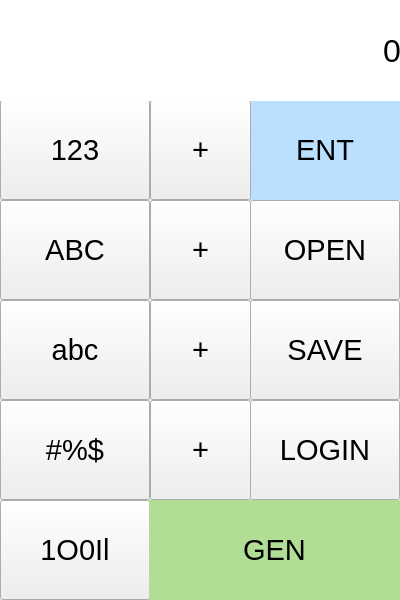
<?xml version="1.0" encoding="UTF-8"?>
<ui version="4.0">
 <class>MainWindow</class>
 <widget class="QMainWindow" name="MainWindow">
  <property name="geometry">
   <rect>
    <x>0</x>
    <y>0</y>
    <width>400</width>
    <height>600</height>
   </rect>
  </property>
  <property name="windowTitle">
   <string>MainWindow</string>
  </property>
  <widget class="QWidget" name="centralwidget">
   <widget class="QPushButton" name="btn_special">
    <property name="geometry">
     <rect>
      <x>0</x>
      <y>500</y>
      <width>150</width>
      <height>100</height>
     </rect>
    </property>
    <property name="font">
     <font>
      <pointsize>22</pointsize>
     </font>
    </property>
    <property name="styleSheet">
     <string notr="true">#btn_special:hover {
	border: none;
	background-color: rgb(245, 245, 245);
}
#btn_special:checked {
	border: none;
	background-color: rgb(165, 255, 123);
}</string>
    </property>
    <property name="text">
     <string>1O0Il</string>
    </property>
    <property name="checkable">
     <bool>true</bool>
    </property>
   </widget>
   <widget class="QPushButton" name="btn_gen">
    <property name="geometry">
     <rect>
      <x>149</x>
      <y>500</y>
      <width>251</width>
      <height>100</height>
     </rect>
    </property>
    <property name="font">
     <font>
      <pointsize>22</pointsize>
     </font>
    </property>
    <property name="styleSheet">
     <string notr="true">#btn_gen {
	border: none;
	background-color: rgb(177, 221, 149);
}
#btn_gen:hover {
	border: none;
	background-color: rgb(169, 211, 160);
}
#btn_gen:pressed {
	border: none;
	background-color: rgb(165, 255, 123);
}</string>
    </property>
    <property name="text">
     <string>GEN</string>
    </property>
   </widget>
   <widget class="QPushButton" name="btn_symbols">
    <property name="geometry">
     <rect>
      <x>0</x>
      <y>400</y>
      <width>150</width>
      <height>100</height>
     </rect>
    </property>
    <property name="font">
     <font>
      <pointsize>22</pointsize>
     </font>
    </property>
    <property name="styleSheet">
     <string notr="true">#btn_symbols:hover {
	border: none;
	background-color: rgb(245, 245, 245);
}
#btn_symbols:checked {
	border: none;
	background-color: rgb(165, 255, 123);
}</string>
    </property>
    <property name="text">
     <string>#%$</string>
    </property>
    <property name="checkable">
     <bool>true</bool>
    </property>
   </widget>
   <widget class="QPushButton" name="btn_abc">
    <property name="geometry">
     <rect>
      <x>0</x>
      <y>300</y>
      <width>150</width>
      <height>100</height>
     </rect>
    </property>
    <property name="font">
     <font>
      <pointsize>22</pointsize>
     </font>
    </property>
    <property name="styleSheet">
     <string notr="true">#btn_abc:hover {
	border: none;
	background-color: rgb(245, 245, 245);
}
#btn_abc:checked {
	border: none;
	background-color: rgb(165, 255, 123);
}</string>
    </property>
    <property name="text">
     <string>abc</string>
    </property>
    <property name="checkable">
     <bool>true</bool>
    </property>
   </widget>
   <widget class="QPushButton" name="btn_ABC">
    <property name="geometry">
     <rect>
      <x>0</x>
      <y>200</y>
      <width>150</width>
      <height>100</height>
     </rect>
    </property>
    <property name="font">
     <font>
      <pointsize>22</pointsize>
     </font>
    </property>
    <property name="styleSheet">
     <string notr="true">#btn_ABC:hover {
	border: none;
	background-color: rgb(245, 245, 245);
}
#btn_ABC:checked {
	border: none;
	background-color: rgb(165, 255, 123);
}</string>
    </property>
    <property name="text">
     <string>ABC</string>
    </property>
    <property name="checkable">
     <bool>true</bool>
    </property>
   </widget>
   <widget class="QPushButton" name="btn_123">
    <property name="geometry">
     <rect>
      <x>0</x>
      <y>100</y>
      <width>150</width>
      <height>100</height>
     </rect>
    </property>
    <property name="font">
     <font>
      <pointsize>22</pointsize>
     </font>
    </property>
    <property name="styleSheet">
     <string notr="true">#btn_123:hover {
	border: none;
	background-color: rgb(245, 245, 245);
}
#btn_123:checked {
	border: none;
	background-color: rgb(165, 255, 123);
}</string>
    </property>
    <property name="text">
     <string>123</string>
    </property>
    <property name="checkable">
     <bool>true</bool>
    </property>
   </widget>
   <widget class="QPushButton" name="btn_save">
    <property name="geometry">
     <rect>
      <x>250</x>
      <y>300</y>
      <width>150</width>
      <height>100</height>
     </rect>
    </property>
    <property name="font">
     <font>
      <pointsize>22</pointsize>
     </font>
    </property>
    <property name="styleSheet">
     <string notr="true">#btn_save:hover {
	border: none;
	background-color: rgb(245, 245, 245);
}
#btn_save:pressed {
	border: none;
	background-color: rgb(165, 255, 123);
}</string>
    </property>
    <property name="text">
     <string>SAVE</string>
    </property>
    <property name="checkable">
     <bool>true</bool>
    </property>
   </widget>
   <widget class="QPushButton" name="btn_login">
    <property name="geometry">
     <rect>
      <x>250</x>
      <y>400</y>
      <width>150</width>
      <height>100</height>
     </rect>
    </property>
    <property name="font">
     <font>
      <pointsize>22</pointsize>
     </font>
    </property>
    <property name="styleSheet">
     <string notr="true">#btn_login:hover {
	border: none;
	background-color: rgb(245, 245, 245);
}
#btn_login:pressed {
	border: none;
	background-color: rgb(165, 255, 123);
}</string>
    </property>
    <property name="text">
     <string>LOGIN</string>
    </property>
    <property name="checkable">
     <bool>true</bool>
    </property>
   </widget>
   <widget class="QPushButton" name="btn_open">
    <property name="geometry">
     <rect>
      <x>250</x>
      <y>200</y>
      <width>150</width>
      <height>100</height>
     </rect>
    </property>
    <property name="font">
     <font>
      <pointsize>22</pointsize>
     </font>
    </property>
    <property name="styleSheet">
     <string notr="true">#btn_open:hover {
	border: none;
	background-color: rgb(245, 245, 245);
}
#btn_open:pressed {
	border: none;
	background-color: rgb(165, 255, 123);
}</string>
    </property>
    <property name="text">
     <string>OPEN</string>
    </property>
    <property name="checkable">
     <bool>true</bool>
    </property>
   </widget>
   <widget class="QPushButton" name="btn_enter">
    <property name="geometry">
     <rect>
      <x>250</x>
      <y>100</y>
      <width>150</width>
      <height>100</height>
     </rect>
    </property>
    <property name="font">
     <font>
      <pointsize>22</pointsize>
     </font>
    </property>
    <property name="styleSheet">
     <string notr="true">#btn_enter {
	border: none;
	background-color: rgb(187, 223, 255);
}

#btn_enter:hover {
	border: none;
	background-color: rgb(169, 212, 240);
}
#btn_enter:pressed {
	border: none;
	background-color: rgb(165, 255, 123);
}
</string>
    </property>
    <property name="text">
     <string>ENT</string>
    </property>
   </widget>
   <widget class="QPushButton" name="btn_add_symbols">
    <property name="geometry">
     <rect>
      <x>150</x>
      <y>400</y>
      <width>101</width>
      <height>100</height>
     </rect>
    </property>
    <property name="font">
     <font>
      <pointsize>22</pointsize>
     </font>
    </property>
    <property name="styleSheet">
     <string notr="true">#btn_add_symbols:hover {
	border: none;
	background-color: rgb(245, 245, 245);
}
#btn_add_symbols:checked {
	border: none;
	background-color: rgb(165, 255, 123);
}</string>
    </property>
    <property name="text">
     <string>+</string>
    </property>
    <property name="checkable">
     <bool>true</bool>
    </property>
   </widget>
   <widget class="QPushButton" name="btn_add_abc">
    <property name="geometry">
     <rect>
      <x>150</x>
      <y>300</y>
      <width>101</width>
      <height>100</height>
     </rect>
    </property>
    <property name="font">
     <font>
      <pointsize>22</pointsize>
     </font>
    </property>
    <property name="styleSheet">
     <string notr="true">#btn_add_abc:hover {
	border: none;
	background-color: rgb(245, 245, 245);
}
#btn_add_abc:checked {
	border: none;
	background-color: rgb(165, 255, 123);
}</string>
    </property>
    <property name="text">
     <string>+</string>
    </property>
    <property name="checkable">
     <bool>true</bool>
    </property>
   </widget>
   <widget class="QPushButton" name="btn_add_ABC">
    <property name="geometry">
     <rect>
      <x>150</x>
      <y>200</y>
      <width>101</width>
      <height>100</height>
     </rect>
    </property>
    <property name="font">
     <font>
      <pointsize>22</pointsize>
     </font>
    </property>
    <property name="styleSheet">
     <string notr="true">#btn_add_ABC:hover {
	border: none;
	background-color: rgb(245, 245, 245);
}
#btn_add_ABC:checked {
	border: none;
	background-color: rgb(165, 255, 123);
}</string>
    </property>
    <property name="text">
     <string>+</string>
    </property>
    <property name="checkable">
     <bool>true</bool>
    </property>
   </widget>
   <widget class="QPushButton" name="btn_add_123">
    <property name="geometry">
     <rect>
      <x>150</x>
      <y>100</y>
      <width>101</width>
      <height>100</height>
     </rect>
    </property>
    <property name="font">
     <font>
      <pointsize>22</pointsize>
     </font>
    </property>
    <property name="styleSheet">
     <string notr="true">#btn_add_123:hover {
	border: none;
	background-color: rgb(245, 245, 245);
}
#btn_add_123:checked {
	border: none;
	background-color: rgb(165, 255, 123);
}</string>
    </property>
    <property name="text">
     <string>+</string>
    </property>
    <property name="checkable">
     <bool>true</bool>
    </property>
   </widget>
   <widget class="QLabel" name="label">
    <property name="geometry">
     <rect>
      <x>0</x>
      <y>0</y>
      <width>401</width>
      <height>101</height>
     </rect>
    </property>
    <property name="font">
     <font>
      <pointsize>24</pointsize>
     </font>
    </property>
    <property name="styleSheet">
     <string notr="true">background-color: rgb(255, 255, 255);</string>
    </property>
    <property name="text">
     <string>0</string>
    </property>
    <property name="alignment">
     <set>Qt::AlignRight|Qt::AlignTrailing|Qt::AlignVCenter</set>
    </property>
    <property name="margin">
     <number>20</number>
    </property>
    <property name="indent">
     <number>0</number>
    </property>
   </widget>
  </widget>
 </widget>
 <resources/>
 <connections/>
</ui>
